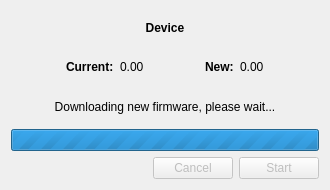
<?xml version="1.0" encoding="UTF-8"?>
<ui version="4.0">
 <class>FwUpgradeDialog</class>
 <widget class="QDialog" name="FwUpgradeDialog">
  <property name="geometry">
   <rect>
    <x>0</x>
    <y>0</y>
    <width>330</width>
    <height>190</height>
   </rect>
  </property>
  <property name="windowTitle">
   <string>Firmware update</string>
  </property>
  <layout class="QGridLayout" name="gridLayout_2">
   <item row="1" column="0">
    <spacer name="horizontalSpacer">
     <property name="orientation">
      <enum>Qt::Horizontal</enum>
     </property>
     <property name="sizeHint" stdset="0">
      <size>
       <width>127</width>
       <height>20</height>
      </size>
     </property>
    </spacer>
   </item>
   <item row="0" column="0" colspan="3">
    <layout class="QGridLayout" name="gridLayout">
     <item row="1" column="0">
      <spacer name="horizontalSpacer_3">
       <property name="orientation">
        <enum>Qt::Horizontal</enum>
       </property>
       <property name="sizeHint" stdset="0">
        <size>
         <width>40</width>
         <height>20</height>
        </size>
       </property>
      </spacer>
     </item>
     <item row="1" column="4">
      <widget class="QLabel" name="label_4">
       <property name="font">
        <font>
         <weight>75</weight>
         <bold>true</bold>
        </font>
       </property>
       <property name="text">
        <string>New:</string>
       </property>
      </widget>
     </item>
     <item row="1" column="6">
      <spacer name="horizontalSpacer_4">
       <property name="orientation">
        <enum>Qt::Horizontal</enum>
       </property>
       <property name="sizeHint" stdset="0">
        <size>
         <width>40</width>
         <height>20</height>
        </size>
       </property>
      </spacer>
     </item>
     <item row="1" column="1">
      <widget class="QLabel" name="label_2">
       <property name="font">
        <font>
         <weight>75</weight>
         <bold>true</bold>
        </font>
       </property>
       <property name="text">
        <string>Current:</string>
       </property>
      </widget>
     </item>
     <item row="1" column="2">
      <widget class="QLabel" name="curLabel">
       <property name="text">
        <string>0.00</string>
       </property>
      </widget>
     </item>
     <item row="1" column="5">
      <widget class="QLabel" name="newLabel">
       <property name="text">
        <string>0.00</string>
       </property>
      </widget>
     </item>
     <item row="2" column="0" colspan="7">
      <widget class="QLabel" name="statusLabel">
       <property name="text">
        <string>Downloading new firmware, please wait...</string>
       </property>
       <property name="alignment">
        <set>Qt::AlignCenter</set>
       </property>
      </widget>
     </item>
     <item row="1" column="3">
      <spacer name="horizontalSpacer_2">
       <property name="orientation">
        <enum>Qt::Horizontal</enum>
       </property>
       <property name="sizeHint" stdset="0">
        <size>
         <width>40</width>
         <height>20</height>
        </size>
       </property>
      </spacer>
     </item>
     <item row="0" column="0" colspan="7">
      <widget class="QLabel" name="devLabel">
       <property name="font">
        <font>
         <weight>75</weight>
         <bold>true</bold>
        </font>
       </property>
       <property name="text">
        <string>Device</string>
       </property>
       <property name="alignment">
        <set>Qt::AlignCenter</set>
       </property>
      </widget>
     </item>
     <item row="3" column="0" colspan="7">
      <widget class="QProgressBar" name="progressBar">
       <property name="maximum">
        <number>0</number>
       </property>
       <property name="value">
        <number>0</number>
       </property>
      </widget>
     </item>
    </layout>
   </item>
   <item row="1" column="2">
    <widget class="QPushButton" name="actionButton">
     <property name="enabled">
      <bool>false</bool>
     </property>
     <property name="text">
      <string>Start</string>
     </property>
     <property name="default">
      <bool>true</bool>
     </property>
    </widget>
   </item>
   <item row="1" column="1">
    <widget class="QPushButton" name="cancelButton">
     <property name="enabled">
      <bool>false</bool>
     </property>
     <property name="text">
      <string>Cancel</string>
     </property>
    </widget>
   </item>
  </layout>
 </widget>
 <resources/>
 <connections/>
</ui>
